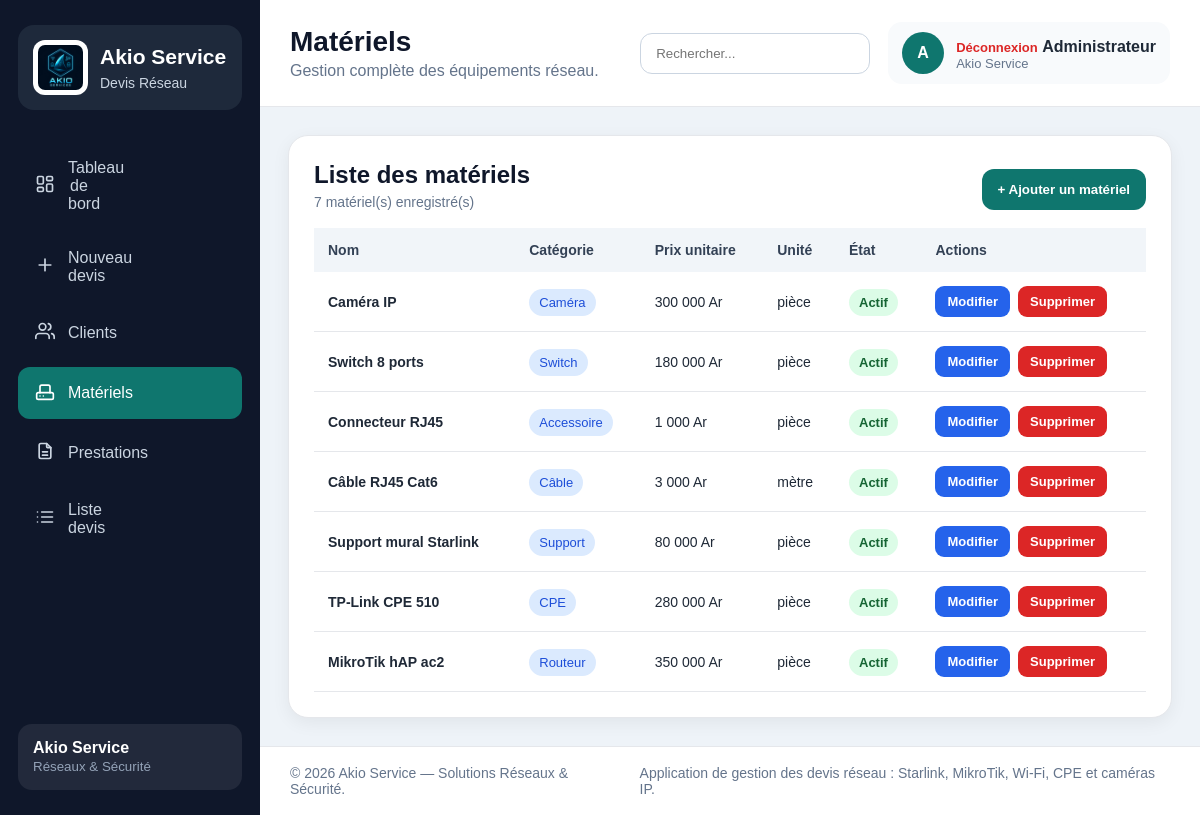
The page /materiels.php (signed in) on the database its author committed.
### tables this page shows
CREATE TABLE `materiels` (
  `id` int(11) NOT NULL AUTO_INCREMENT,
  `nom` varchar(100) NOT NULL,
  `categorie` varchar(50) DEFAULT NULL,
  `prix_unitaire` decimal(12,2) NOT NULL,
  `unite` varchar(30) DEFAULT NULL,
  `actif` tinyint(4) DEFAULT 1,
  PRIMARY KEY (`id`)
);

### materiels.php (the view, shortened to what this page needs)
<?php
require_once "config.php";
$requete = $pdo->query("
    SELECT *
    FROM materiels
    ORDER BY id DESC
");
$materiels = $requete->fetchAll(PDO::FETCH_ASSOC);
require_once "includes/header.php";
?>
<section class="content">
    <div class="panel">
        <div class="panel-header">
            <div>
                <h2>Liste des matériels</h2>
                <p class="panel-subtitle">
                    <?php echo count($materiels); ?> matériel(s) enregistré(s)
                </p>
            </div>
            <button type="button" class="btn-submit" onclick="openAddMaterielModal()">
                + Ajouter un matériel
            </button>
        </div>
        <?php if (count($materiels) > 0): ?>
            <table>
                <thead>
                    <tr>
                        <th>Nom</th>
                        <th>Catégorie</th>
                        <th>Prix unitaire</th>
                        <th>Unité</th>
                        <th>État</th>
                        <th>Actions</th>
                    </tr>
                </thead>
                <tbody>
                    <?php foreach ($materiels as $materiel): ?>
                        <tr>
                            <td>
                                <strong><?php echo htmlspecialchars($materiel["nom"]); ?></strong>
                            </td>
                            <td>
                                <span class="status">
                                    <?php echo htmlspecialchars($materiel["categorie"]); ?>
                                </span>
                            </td>
                            <td>
                                <?php echo number_format($materiel["prix_unitaire"], 0, ",", " "); ?> Ar
                            </td>
                            <td>
                                <?php echo htmlspecialchars($materiel["unite"]); ?>
                            </td>
                            <td>
                                <?php if ($materiel["actif"] == 1): ?>
                                    <span class="status-green">Actif</span>
                                <?php else: ?>
                                    <span class="status-red">Inactif</span>
                                <?php endif; ?>
                            </td>
                            <td>
                                <div class="table-actions">
                                    <button
                                        type="button"
                                        class="btn-edit"
                                        onclick="openEditMaterielModal(
                                            '<?php echo $materiel["id"]; ?>',
                                            '<?php echo htmlspecialchars($materiel["nom"], ENT_QUOTES); ?>',
                                            '<?php echo htmlspecialchars($materiel["categorie"], ENT_QUOTES); ?>',
                                            '<?php echo htmlspecialchars($materiel["prix_unitaire"], ENT_QUOTES); ?>',
                                            '<?php echo htmlspecialchars($materiel["unite"], ENT_QUOTES); ?>',
                                            '<?php echo htmlspecialchars($materiel["actif"], ENT_QUOTES); ?>'
                                        )"
                                    >
                                        Modifier
                                    </button>
                                    <button
                                        type="button"
                                        class="btn-delete"
                                        onclick="openDeleteMaterielModal('<?php echo $materiel["id"]; ?>')"
                                    >
                                        Supprimer
                                    </button>
                                </div>
                            </td>
                        </tr>
                    <?php endforeach; ?>
                </tbody>
            </table>
        <?php endif; ?>
    </div>
</section>
<?php require_once "includes/footer.php"; ?>

### css/style.css (style rules this page uses)
:root { --color-accent: #0f766e; --color-accent-dark: #115e59; --color-bg: #eef3f8; --color-panel-bg: #ffffff; --color-empty-bg: #f8fafc; --color-table-header-bg: #f1f5f9; --color-status-bg: #dbeafe; --color-text: #1f2937; --color-text-strong: #0f172a; --color-text-secondary: #64748b; --color-border: #e5e7eb; --color-border-input: #cbd5e1; --color-shadow: rgba(0,0,0,0.06); }
* { margin: 0; padding: 0; box-sizing: border-box; }
body { font-family: Arial, sans-serif; background: var(--color-bg); color: var(--color-text); }
.content { padding: 28px; flex: 1; }
.panel { background: var(--color-panel-bg); padding: 25px; border-radius: 20px; border: 1px solid var(--color-border); box-shadow: 0 5px 18px var(--color-shadow); }
.panel-header { display: flex; justify-content: space-between; align-items: center; margin-bottom: 18px; }
.panel-header h2 { color: var(--color-text-strong); }
table { width: 100%; border-collapse: collapse; }
th { background: var(--color-table-header-bg); padding: 14px; text-align: left; color: #334155; font-size: 14px; }
td { padding: 14px; border-bottom: 1px solid var(--color-border); font-size: 14px; }
.status { background: var(--color-status-bg); color: #1d4ed8; padding: 6px 10px; border-radius: 50px; font-size: 13px; }
.btn-submit { background: var(--color-accent); color: white; border: none; padding: 13px 16px; border-radius: 12px; font-weight: bold; cursor: pointer; margin-top: 8px; }

### css/materiels.css (style rules this page uses)
.panel-subtitle { color: #64748b; margin-top: 5px; font-size: 14px; }
.table-actions { display: flex; gap: 8px; flex-wrap: wrap; }
.btn-edit, .btn-delete, .btn-cancel { border: none; cursor: pointer; padding: 8px 12px; border-radius: 9px; text-decoration: none; font-size: 13px; font-weight: bold; display: inline-block; }
.btn-edit { background: #2563eb; color: white; }
.btn-delete { background: #dc2626; color: white; }
.status-green { background: #dcfce7; color: #166534; padding: 6px 10px; border-radius: 50px; font-size: 13px; font-weight: bold; }

### rows shown on the page
materiels: nom "Caméra IP", categorie "Caméra", prix_unitaire "300 000", unite "pièce", actif "Actif"
materiels: nom "Switch 8 ports", categorie "Switch", prix_unitaire "180 000", unite "pièce", actif "Actif"
materiels: nom "Connecteur RJ45", categorie "Accessoire", prix_unitaire "1 000", unite "pièce", actif "Actif"
materiels: nom "Câble RJ45 Cat6", categorie "Câble", prix_unitaire "3 000", unite "mètre", actif "Actif"
materiels: nom "Support mural Starlink", categorie "Support", prix_unitaire "80 000", unite "pièce", actif "Actif"
materiels: nom "TP-Link CPE 510", categorie "CPE", prix_unitaire "280 000", unite "pièce", actif "Actif"
materiels: nom "MikroTik hAP ac2", categorie "Routeur", prix_unitaire "350 000", unite "pièce", actif "Actif"

### other values the page prints
$item['label'] "Tableau de bord"
$item['label'] "Nouveau devis"
$item['label'] "Clients"
$item['label'] "Matériels"
$item['label'] "Prestations"
$item['label'] "Liste devis"
$titre_page "Matériels"
$description_page "Gestion complète des équipements réseau."
count($materiels) "7"
